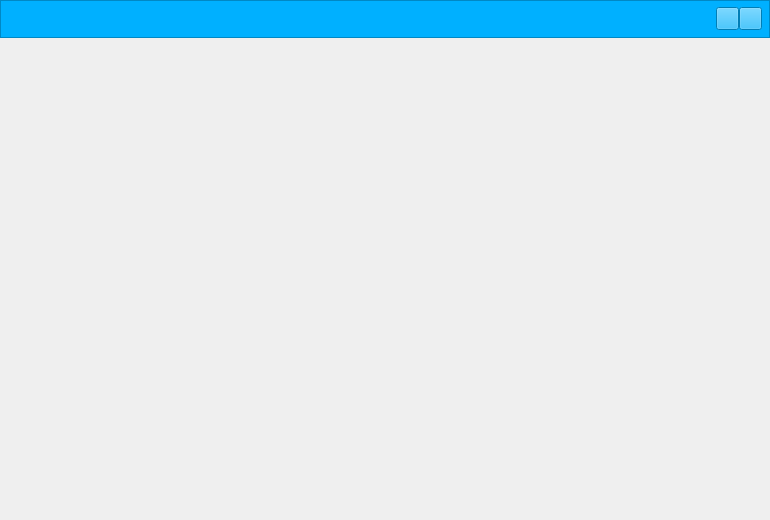
<?xml version="1.0" encoding="UTF-8"?>
<ui version="4.0">
 <class>CustomFileDialogClass</class>
 <widget class="QWidget" name="CustomFileDialogClass">
  <property name="geometry">
   <rect>
    <x>0</x>
    <y>0</y>
    <width>770</width>
    <height>520</height>
   </rect>
  </property>
  <property name="minimumSize">
   <size>
    <width>770</width>
    <height>520</height>
   </size>
  </property>
  <property name="windowTitle">
   <string>CustomFileDialog</string>
  </property>
  <property name="styleSheet">
   <string notr="true">*{font-family: Microsoft YaHei;}

QWidget#CustomFileDialogClass
{
    border-width: 45px 8px 8px 8px;	
}

QPushButton#sysMin {
   border-image: url(:/images/dialog/sysmin.png); 
}
QPushButton#sysMin:hover {
   border-image: url(:/images/dialog/sysmin_hover.png); 
}
QPushButton#sysMin:pressed {
   border-image: url(:/images/dialog/sysmin_hover.png); 
}

QPushButton#sysClose {
   border-image: url(:/images/dialog/sysclose.png); 
}
QPushButton#sysClose:hover {
   border-image: url(:/images/dialog/sysclose_hover.png); 
}
QPushButton#sysClose:pressed {
   border-image: url(:/images/dialog/sysclose_hover.png); 
}

QLabel{
	font-size:12px;
	color:#666666;
}

QComboBox::down-arrow{
image: url(:/images/dialog/drop-down.png);padding-right:4px;
}
QComboBox::down-arrow:on{
image: url(:/images/dialog/drop-up.png);
padding-right:4px;
}
QComboBox::drop-down{
background-color:rgb(255,255,255,0);
}
QComboBox::drop-down:disabled,QComboBox:disabled{
background-color:#f8f8f8
}
QLineEdit,QComboBox{
color: #666666;border: 1px solid #DDDDDD;border-radius:2px;
}
QListView, QTreeView{
outline: 0px;background-color:white;border: 1px solid #DDDDDD;color:#666666;selection-color:#666666;selection-background-color: #f6f6f6;border-radius:2px;
}
QListView::item, QTreeView::item{
height:24px;
text-align:center;
}
 QScrollBar:horizontal{
     background: #ffffff;
     height: 6px;
 }
 QScrollBar::handle:horizontal{
     background:#cccccc;
     border-radius:3px;
     height: 6px;
 }

QSplitter::handle {
	background-color: rgb(255, 255, 255);
}

 QScrollBar::sub-line:horizontal{
     background:transparent;
 }
 QScrollBar::add-line:horizontal{
     background:transparent;
 }

 QScrollBar:vertical {
     background: #ffffff;
     width: 6px;
 }
 QScrollBar::handle:vertical {
     background:#cccccc;
     border-radius:3px;
     width: 6px;
 }

 QScrollBar::sub-line:vertical {
     background:transparent;
 }
 QScrollBar::add-line:vertical {
     background:transparent;
 }

QScrollBar::sub-page {
     background: #ffffff;
 }
 QScrollBar::add-page {
     background: #ffffff;
 }

QHeaderView::section {    
    color: #333333;  
	height:24px;
    font-size:12px;  
    background-color: #f8f8f8;  
    border:1px solid #eeeeee;  
    border-left:none;
	border-top:none;  
	padding:6px 10px 1px 10px;
}  

QHeaderView::down-arrow {
    image: url(:/images/dialog/drop-down.png);
}

QHeaderView::up-arrow {
    image: url(:/images/dialog/drop-up.png);
} 
QMenu{background-color:white;border-style:none;}
QMenu::item {font-size: 12px;color: #666666;
background-color:#ffffff;padding:8px;}
QMenu::item:selected {background-color:#f6f6f6;color:#666666;}
QMenu::item:!enabled {background-color:white;color:#999999;}
QMenu::item:hover {color:#666666;}
QMenu::separator {
    height: 1px;
    background: #eeeeee;
    margin: 2px 5px 2px 10px;
}</string>
  </property>
  <layout class="QVBoxLayout" name="verticalLayout_2">
   <property name="spacing">
    <number>0</number>
   </property>
   <property name="leftMargin">
    <number>0</number>
   </property>
   <property name="topMargin">
    <number>0</number>
   </property>
   <property name="rightMargin">
    <number>0</number>
   </property>
   <property name="bottomMargin">
    <number>0</number>
   </property>
   <item>
    <layout class="QVBoxLayout" name="verticalLayout">
     <item>
      <widget class="QFrame" name="frame">
       <property name="styleSheet">
        <string notr="true">background-color:#00b0ff;</string>
       </property>
       <property name="frameShape">
        <enum>QFrame::StyledPanel</enum>
       </property>
       <property name="frameShadow">
        <enum>QFrame::Raised</enum>
       </property>
       <layout class="QHBoxLayout" name="horizontalLayout">
        <property name="spacing">
         <number>6</number>
        </property>
        <property name="leftMargin">
         <number>0</number>
        </property>
        <property name="topMargin">
         <number>0</number>
        </property>
        <property name="rightMargin">
         <number>0</number>
        </property>
        <property name="bottomMargin">
         <number>0</number>
        </property>
        <item>
         <layout class="QHBoxLayout" name="horizontalLayout_3">
          <property name="spacing">
           <number>0</number>
          </property>
          <property name="leftMargin">
           <number>10</number>
          </property>
          <property name="topMargin">
           <number>0</number>
          </property>
          <property name="rightMargin">
           <number>7</number>
          </property>
          <property name="bottomMargin">
           <number>0</number>
          </property>
          <item>
           <widget class="QLabel" name="titleLabel">
            <property name="sizePolicy">
             <sizepolicy hsizetype="Preferred" vsizetype="Fixed">
              <horstretch>0</horstretch>
              <verstretch>0</verstretch>
             </sizepolicy>
            </property>
            <property name="minimumSize">
             <size>
              <width>0</width>
              <height>36</height>
             </size>
            </property>
            <property name="maximumSize">
             <size>
              <width>16777215</width>
              <height>36</height>
             </size>
            </property>
            <property name="styleSheet">
             <string notr="true">QLabel{
	font-size:14px;
	color: rgb(255, 255, 255);
}</string>
            </property>
            <property name="text">
             <string/>
            </property>
           </widget>
          </item>
          <item>
           <spacer name="horizontalSpacer_2">
            <property name="orientation">
             <enum>Qt::Horizontal</enum>
            </property>
            <property name="sizeType">
             <enum>QSizePolicy::Preferred</enum>
            </property>
            <property name="sizeHint" stdset="0">
             <size>
              <width>40</width>
              <height>20</height>
             </size>
            </property>
           </spacer>
          </item>
          <item>
           <widget class="QPushButton" name="sysMin">
            <property name="sizePolicy">
             <sizepolicy hsizetype="Fixed" vsizetype="Fixed">
              <horstretch>0</horstretch>
              <verstretch>0</verstretch>
             </sizepolicy>
            </property>
            <property name="minimumSize">
             <size>
              <width>23</width>
              <height>23</height>
             </size>
            </property>
            <property name="maximumSize">
             <size>
              <width>23</width>
              <height>23</height>
             </size>
            </property>
            <property name="focusPolicy">
             <enum>Qt::ClickFocus</enum>
            </property>
            <property name="toolTip">
             <string>最小化</string>
            </property>
            <property name="styleSheet">
             <string notr="true"/>
            </property>
            <property name="text">
             <string/>
            </property>
            <property name="iconSize">
             <size>
              <width>30</width>
              <height>30</height>
             </size>
            </property>
            <property name="checkable">
             <bool>false</bool>
            </property>
           </widget>
          </item>
          <item>
           <widget class="QPushButton" name="sysClose">
            <property name="sizePolicy">
             <sizepolicy hsizetype="Fixed" vsizetype="Fixed">
              <horstretch>0</horstretch>
              <verstretch>0</verstretch>
             </sizepolicy>
            </property>
            <property name="minimumSize">
             <size>
              <width>23</width>
              <height>23</height>
             </size>
            </property>
            <property name="maximumSize">
             <size>
              <width>23</width>
              <height>23</height>
             </size>
            </property>
            <property name="focusPolicy">
             <enum>Qt::ClickFocus</enum>
            </property>
            <property name="toolTip">
             <string>关闭</string>
            </property>
            <property name="styleSheet">
             <string notr="true"/>
            </property>
            <property name="text">
             <string/>
            </property>
            <property name="iconSize">
             <size>
              <width>30</width>
              <height>30</height>
             </size>
            </property>
            <property name="checkable">
             <bool>false</bool>
            </property>
            <property name="autoDefault">
             <bool>false</bool>
            </property>
            <property name="default">
             <bool>false</bool>
            </property>
            <property name="flat">
             <bool>false</bool>
            </property>
           </widget>
          </item>
         </layout>
        </item>
       </layout>
      </widget>
     </item>
     <item>
      <widget class="QWidget" name="bodyWidget" native="true">
       <property name="sizePolicy">
        <sizepolicy hsizetype="Expanding" vsizetype="Expanding">
         <horstretch>0</horstretch>
         <verstretch>0</verstretch>
        </sizepolicy>
       </property>
       <layout class="QVBoxLayout" name="bodylayout">
        <property name="spacing">
         <number>0</number>
        </property>
        <property name="leftMargin">
         <number>0</number>
        </property>
        <property name="topMargin">
         <number>0</number>
        </property>
        <property name="rightMargin">
         <number>0</number>
        </property>
        <property name="bottomMargin">
         <number>0</number>
        </property>
       </layout>
      </widget>
     </item>
    </layout>
   </item>
  </layout>
 </widget>
 <layoutdefault spacing="6" margin="11"/>
 <resources/>
 <connections/>
</ui>
